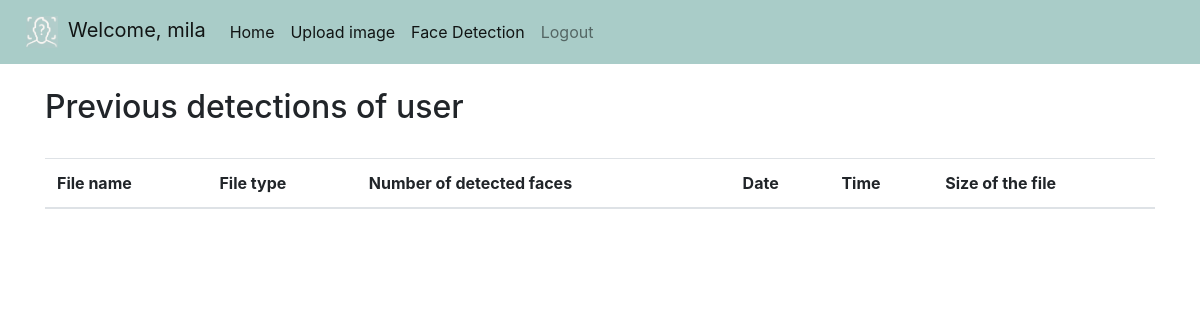
/homepage/ (signed in), run on an earlier commit of the app's database.
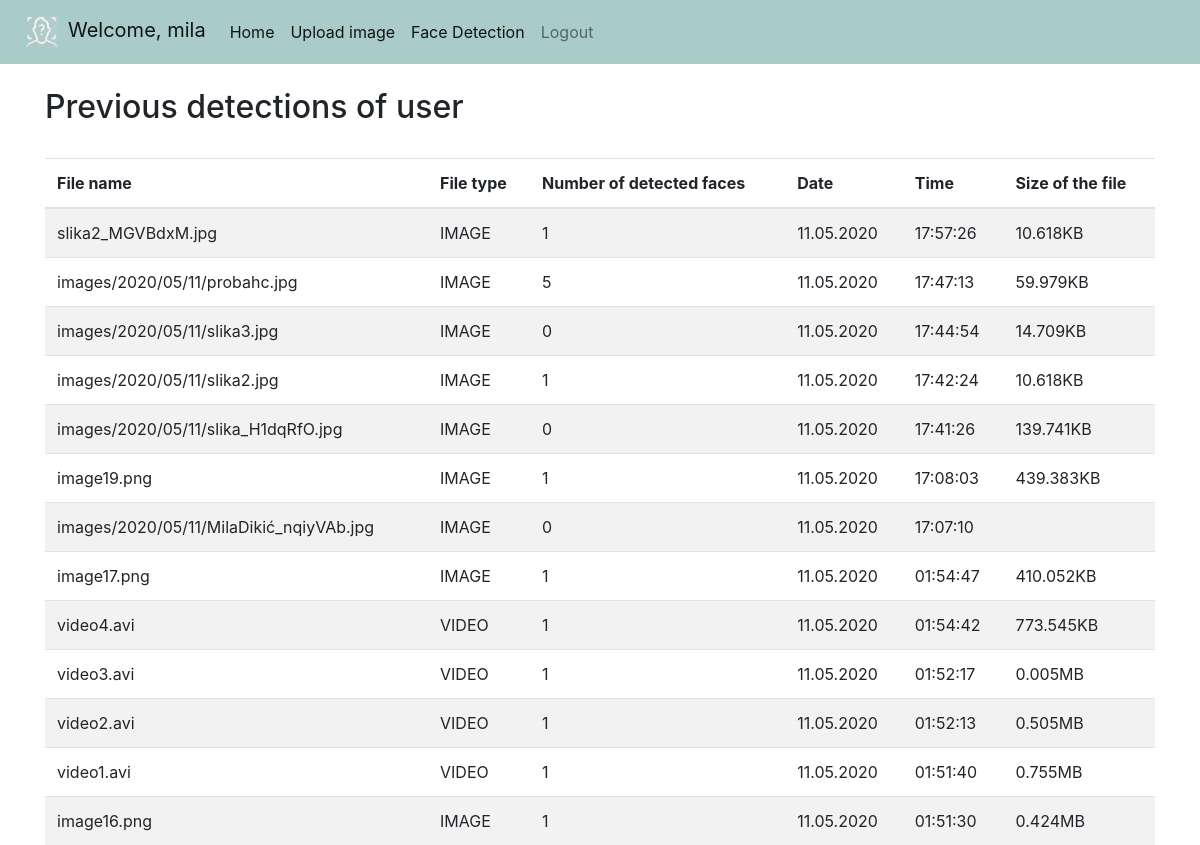
And on a later commit of the database.
### face_detection/models.py (models this page shows)
class DetectionModel(models.Model):
    file_name = models.CharField(max_length=255, blank=True)
    file_type = models.CharField(choices=FILE_TYPES,max_length=5)
    detected_faces = models.PositiveSmallIntegerField()
    date = models.CharField(max_length=255)
    time = models.CharField(max_length=255)
    size = models.CharField(max_length=255)
    user = models.ForeignKey(django.contrib.auth.get_user_model(), null=True, on_delete= models.CASCADE)

### face_detection/views.py (the view)
# urls.py: path('homepage/', homepage, name="homepage"),
@login_required(login_url='login')
def homepage(request):
    detections = DetectionModel.objects.filter(user=request.user).order_by('-date','-time')
    return render(request, 'face_detection/homepage.html', {'detections':detections})

### face_detection/templates/face_detection/homepage.html (shortened to what this page needs)
{% include "face_detection/base.html" %}
<!DOCTYPE html>
<html lang="en">
<head>
  <link rel="stylesheet" href="https://maxcdn.bootstrapcdn.com/bootstrap/4.4.1/css/bootstrap.min.css">
</head>
<body>
<div class="container">
  <br>
  <h2>Previous detections of user</h2>
   <br>
  <table class="table table-striped">
    <thead>
      <tr>
        <th>File name</th>
        <th>File type</th>
        <th>Number of detected faces</th>
        <th>Date</th>
        <th>Time</th>
        <th>Size of the file</th>
      </tr>
    </thead>
    <tbody>
      {% for det in detections %}
      <tr>
        <td>{{ det.file_name }}</td>
        <td>{{ det.file_type }}</td>
        <td>{{ det.detected_faces }}</td>
        <td>{{ det.date}}</td>
        <td>{{ det.time }}</td>
        <td>{{ det.size }}</td>
      </tr>
      {% endfor %}
    </tbody>
  </table>
</div>
</body>
</html>

What changed in the data, as far as the page shows it:
added DetectionModel: file_name "slika2_MGVBdxM.jpg", file_type "IMAGE", detected_faces "1", date "11.05.2020", time "17:57:26", size "10.618KB"
added DetectionModel: file_name "images/2020/05/11/probahc.jpg", file_type "IMAGE", detected_faces "5", date "11.05.2020", time "17:47:13", size "59.979KB"
added DetectionModel: file_name "images/2020/05/11/slika3.jpg", file_type "IMAGE", detected_faces "0", date "11.05.2020", time "17:44:54", size "14.709KB"
added DetectionModel: file_name "images/2020/05/11/slika2.jpg", file_type "IMAGE", detected_faces "1", date "11.05.2020", time "17:42:24", size "10.618KB"
added DetectionModel: file_name "images/2020/05/11/slika_H1dqRfO.jpg", file_type "IMAGE", detected_faces "0", date "11.05.2020", time "17:41:26", size "139.741KB"
added DetectionModel: file_name "image19.png", file_type "IMAGE", detected_faces "1", date "11.05.2020", time "17:08:03", size "439.383KB"
added DetectionModel: file_name "images/2020/05/11/MilaDikić_nqiyVAb.jpg", file_type "IMAGE", detected_faces "0", date "11.05.2020", time "17:07:10"
added DetectionModel: file_name "image17.png", file_type "IMAGE", detected_faces "1", date "11.05.2020", time "01:54:47", size "410.052KB"
added DetectionModel: file_name "video4.avi", file_type "VIDEO", detected_faces "1", date "11.05.2020", time "01:54:42", size "773.545KB"
added DetectionModel: file_name "video3.avi", file_type "VIDEO", detected_faces "1", date "11.05.2020", time "01:52:17", size "0.005MB"
added DetectionModel: file_name "video2.avi", file_type "VIDEO", detected_faces "1", date "11.05.2020", time "01:52:13", size "0.505MB"
added DetectionModel: file_name "video1.avi", file_type "VIDEO", detected_faces "1", date "11.05.2020", time "01:51:40", size "0.755MB"
added DetectionModel: file_name "image16.png", file_type "IMAGE", detected_faces "1", date "11.05.2020", time "01:51:30", size "0.424MB"
